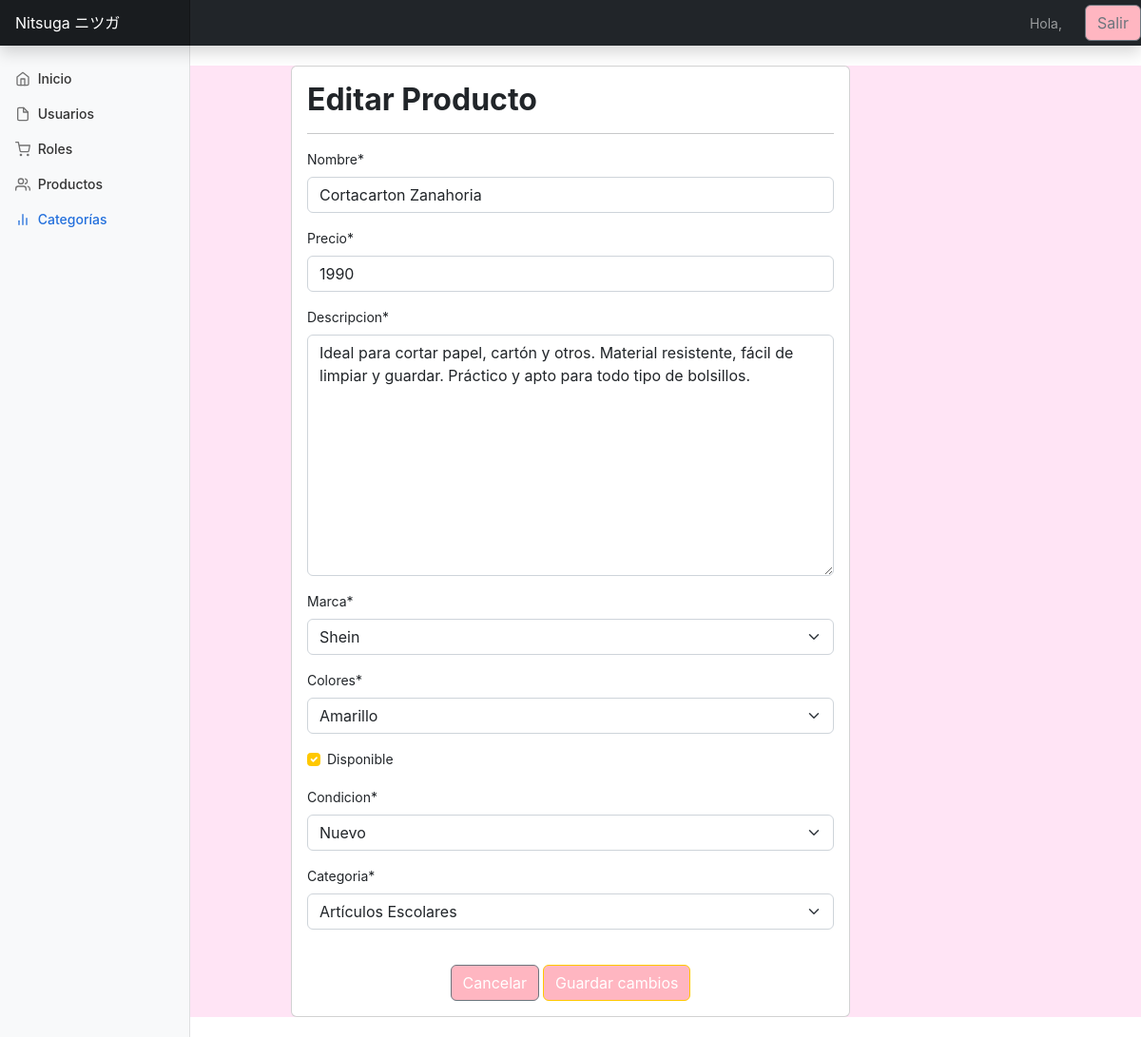
Page /editar_producto/2/ on the committed database.
### app/models.py (models this page shows, shortened)
class Producto(models.Model):
    nombre = models.CharField(max_length=50)
    precio = models.IntegerField()
    descripcion = models.TextField()
    marca = models.ForeignKey(Marca, default="None", on_delete=models.PROTECT)
    colores = models.ForeignKey(Colores, default="None", on_delete=models.PROTECT)
    disponible = models.BooleanField()
    condicion = models.ForeignKey(Condicion, default="None", on_delete=models.PROTECT)
    categoria = models.ForeignKey(Categoria, default="None", on_delete=models.PROTECT)

class Marca(models.Model):
    nombre = models.CharField(max_length=50)
    disponible = models.BooleanField()
    def __str__(self):
        return self.nombre

class Colores(models.Model):
    nombre = models.CharField(max_length=50)
    disponible = models.BooleanField()
    def __str__(self):
        return self.nombre

### app/views.py (the view, shortened to what this page needs)
# urls.py: path('editar_producto/<id>/', editar_producto, name='editar_producto'),
def editar_producto(request, id):
    productos = get_object_or_404(Producto, id=id)
    data = {
        'form': ProductoForm(instance=productos)
    }
    return render(request, 'app/producto/editar.html', data)

### app/forms.py
class ProductoForm(forms.ModelForm):
    class Meta:
        model = Producto
        fields = '__all__'

### app/models.py (called while the page is built)
    def __str__(self):
        return self.nombre

    def __str__(self):
        return self.nombre

### app/templates/app/producto/editar.html (shortened to what this page needs)
{% extends 'app/gestion/base.html' %}
{% block contenido %}
{% load crispy_forms_tags %}
{% load static %}
<br>
<div class="row" style="background-color: #ffe4f5;">
    <div class="col-12 col-md-6 offset-md-3">
        <div class="card">
            <div class="card-body">
                <h2>Editar Producto</h2>
                <hr>
                <form action="" method="post">
                    {{ form | crispy }}
                    <br>
                    <div class="d-flex justify-content-center">
                        <input type="reset" value="Cancelar" class="btn btn-secondary">
                        <input type="submit" value="Guardar cambios" class="btn btn-primary">
                    </div>
                </form>
            </div>
        </div>
    </div>
</div>
{% endblock %}

### app/static/app/css/dashboard.css (style rules this page uses)
body { font-size: .875rem; }

### rows in the picture
Producto: nombre "Cortacarton Zanahoria", precio "1990", descripcion "Ideal para cortar papel, cartón y otros. Material resistente, fácil de limpiar y guardar. Práctico y apto para todo tipo de bolsillos.", marca "Shein", colores "Amarillo", disponible "☑", condicion "Nuevo", categoria "Artículos Escolares"
